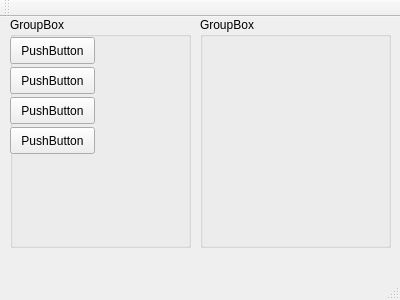
<?xml version="1.0" encoding="UTF-8"?>
<ui version="4.0">
 <class>MainWindow</class>
 <widget class="QMainWindow" name="MainWindow">
  <property name="geometry">
   <rect>
    <x>0</x>
    <y>0</y>
    <width>400</width>
    <height>300</height>
   </rect>
  </property>
  <property name="windowTitle">
   <string>MainWindow</string>
  </property>
  <widget class="QWidget" name="centralWidget">
   <widget class="QGroupBox" name="groupBox">
    <property name="geometry">
     <rect>
      <x>10</x>
      <y>0</y>
      <width>181</width>
      <height>231</height>
     </rect>
    </property>
    <property name="title">
     <string>GroupBox</string>
    </property>
    <widget class="QPushButton" name="pushButton">
     <property name="geometry">
      <rect>
       <x>0</x>
       <y>20</y>
       <width>85</width>
       <height>27</height>
      </rect>
     </property>
     <property name="text">
      <string>PushButton</string>
     </property>
    </widget>
    <widget class="QPushButton" name="pushButton_2">
     <property name="geometry">
      <rect>
       <x>0</x>
       <y>50</y>
       <width>85</width>
       <height>27</height>
      </rect>
     </property>
     <property name="text">
      <string>PushButton</string>
     </property>
    </widget>
    <widget class="QPushButton" name="pushButton_3">
     <property name="geometry">
      <rect>
       <x>0</x>
       <y>80</y>
       <width>85</width>
       <height>27</height>
      </rect>
     </property>
     <property name="text">
      <string>PushButton</string>
     </property>
    </widget>
    <widget class="QPushButton" name="pushButton_4">
     <property name="geometry">
      <rect>
       <x>0</x>
       <y>110</y>
       <width>85</width>
       <height>27</height>
      </rect>
     </property>
     <property name="text">
      <string>PushButton</string>
     </property>
    </widget>
   </widget>
   <widget class="QGroupBox" name="groupBox_2">
    <property name="geometry">
     <rect>
      <x>200</x>
      <y>0</y>
      <width>191</width>
      <height>231</height>
     </rect>
    </property>
    <property name="title">
     <string>GroupBox</string>
    </property>
   </widget>
  </widget>
  <widget class="QMenuBar" name="menuBar">
   <property name="geometry">
    <rect>
     <x>0</x>
     <y>0</y>
     <width>400</width>
     <height>23</height>
    </rect>
   </property>
  </widget>
  <widget class="QToolBar" name="mainToolBar">
   <attribute name="toolBarArea">
    <enum>TopToolBarArea</enum>
   </attribute>
   <attribute name="toolBarBreak">
    <bool>false</bool>
   </attribute>
  </widget>
  <widget class="QStatusBar" name="statusBar"/>
 </widget>
 <layoutdefault spacing="6" margin="11"/>
 <resources/>
 <connections/>
</ui>
